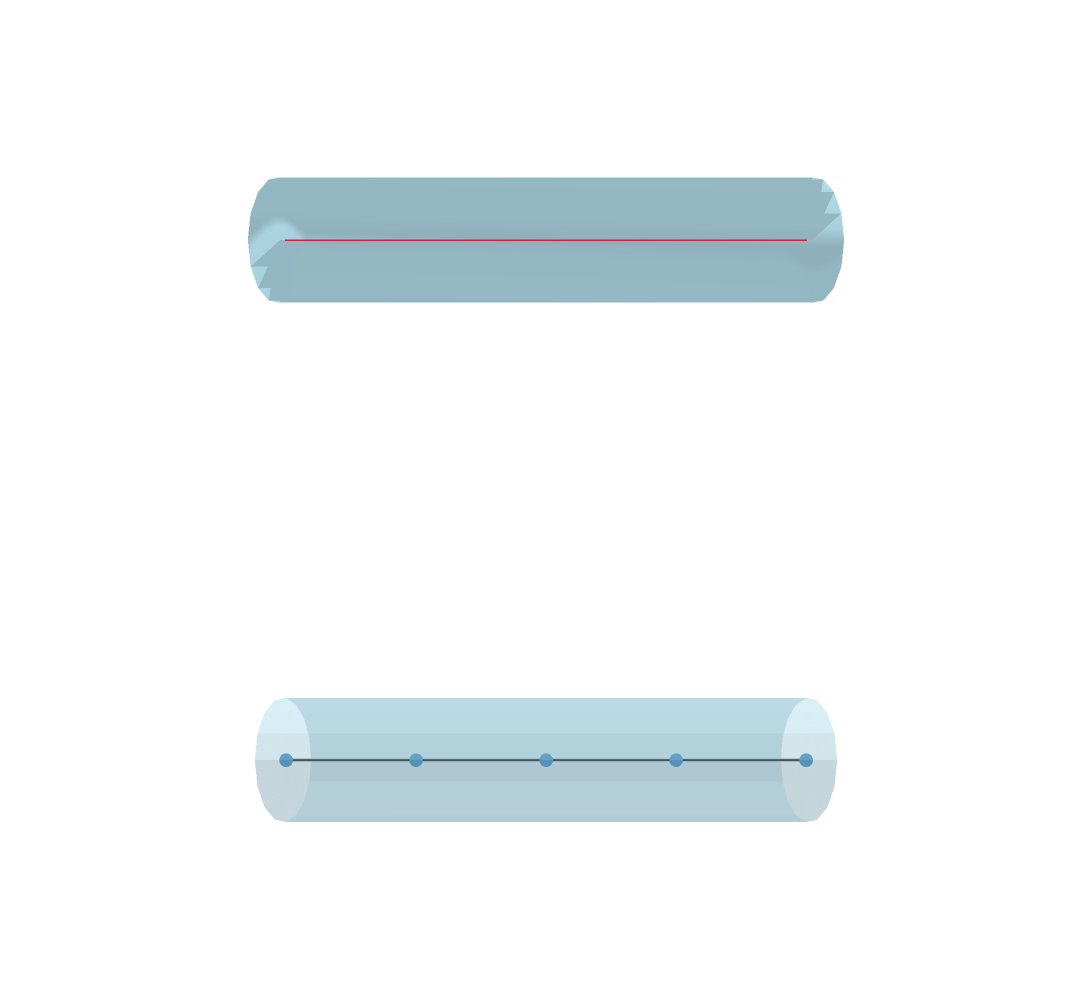

The code cell stored with this chart in its notebook:
### Markdown cell above
## Fitted cable

The mesh and skeleton are on the left; the cable model is on the right. Both panels use the same view. Validation compares cable volume and surface area with the mesh.

### Code cell
fig = visualize_mesh_cable_3d(
    mm, skeleton, morph, show_axes=False, camera=camera, show_nodes=True, node_size=8, centroid_line_width=5
)
fig.show()

validator = Validation(mm, skeleton, morph)
validator.full_validation()
